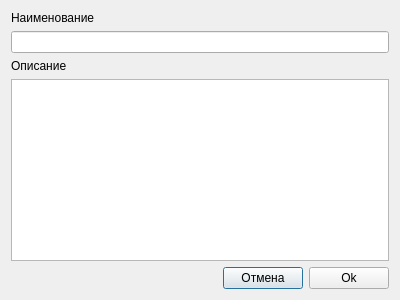
<?xml version="1.0" encoding="UTF-8"?>
<ui version="4.0">
 <class>InsertTaskPractice</class>
 <widget class="QDialog" name="InsertTaskPractice">
  <property name="geometry">
   <rect>
    <x>0</x>
    <y>0</y>
    <width>400</width>
    <height>300</height>
   </rect>
  </property>
  <property name="windowTitle">
   <string>Dialog</string>
  </property>
  <layout class="QVBoxLayout" name="verticalLayout_3">
   <item>
    <layout class="QVBoxLayout" name="verticalLayout">
     <item>
      <layout class="QVBoxLayout" name="verticalLayout_2">
       <item>
        <widget class="QLabel" name="label">
         <property name="text">
          <string>Наименование</string>
         </property>
        </widget>
       </item>
       <item>
        <widget class="QLineEdit" name="lineEditName"/>
       </item>
      </layout>
     </item>
     <item>
      <widget class="QLabel" name="label_2">
       <property name="text">
        <string>Описание</string>
       </property>
      </widget>
     </item>
     <item>
      <widget class="QTextEdit" name="textEditDescription"/>
     </item>
    </layout>
   </item>
   <item>
    <layout class="QHBoxLayout" name="horizontalLayout">
     <item>
      <spacer name="horizontalSpacer">
       <property name="orientation">
        <enum>Qt::Horizontal</enum>
       </property>
       <property name="sizeHint" stdset="0">
        <size>
         <width>40</width>
         <height>20</height>
        </size>
       </property>
      </spacer>
     </item>
     <item>
      <widget class="QPushButton" name="pushButtonCancel">
       <property name="text">
        <string>Отмена</string>
       </property>
      </widget>
     </item>
     <item>
      <widget class="QPushButton" name="pushButtonOk">
       <property name="text">
        <string>Ok</string>
       </property>
      </widget>
     </item>
    </layout>
   </item>
  </layout>
 </widget>
 <resources/>
 <connections/>
</ui>
